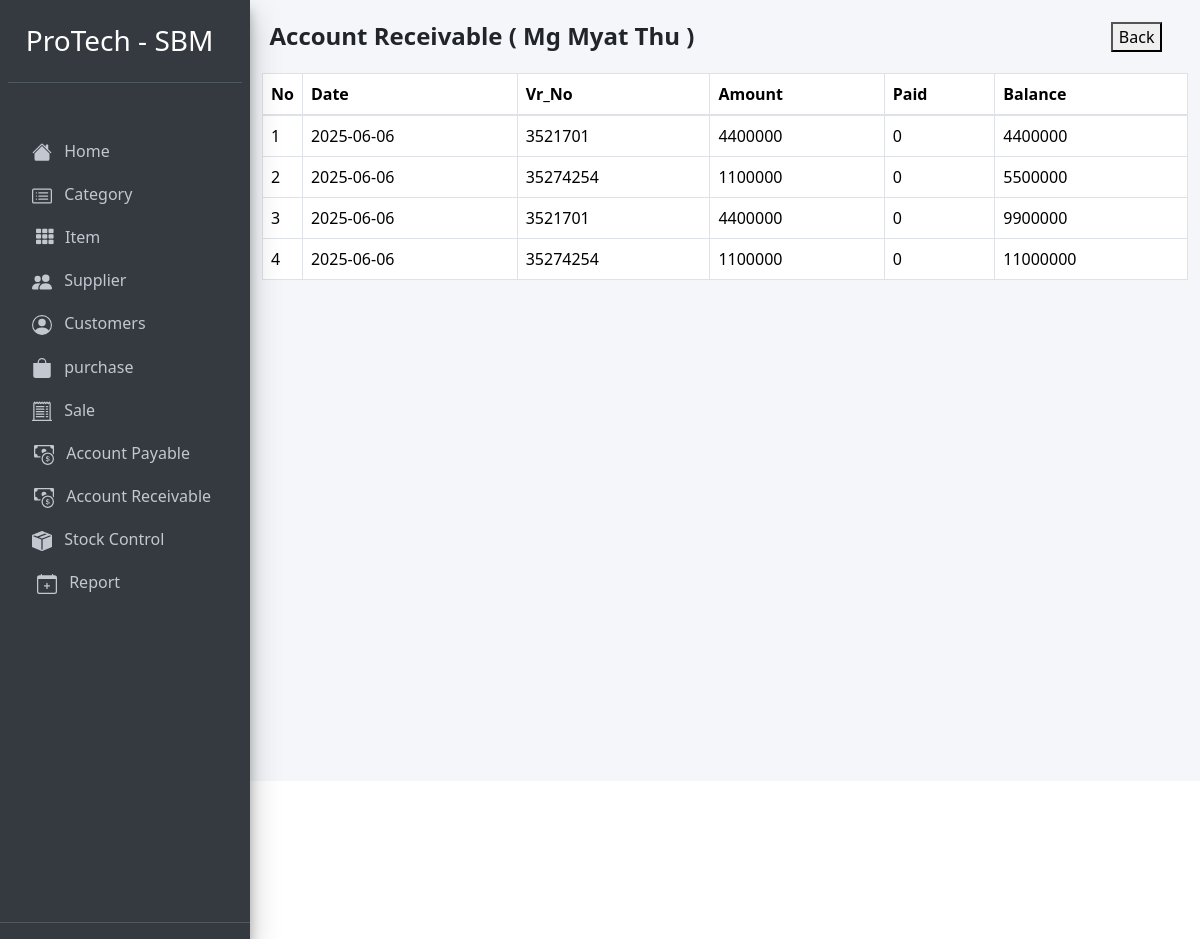
Page /account_receivable_detail.php?customer_id=3002 on the earlier database version.
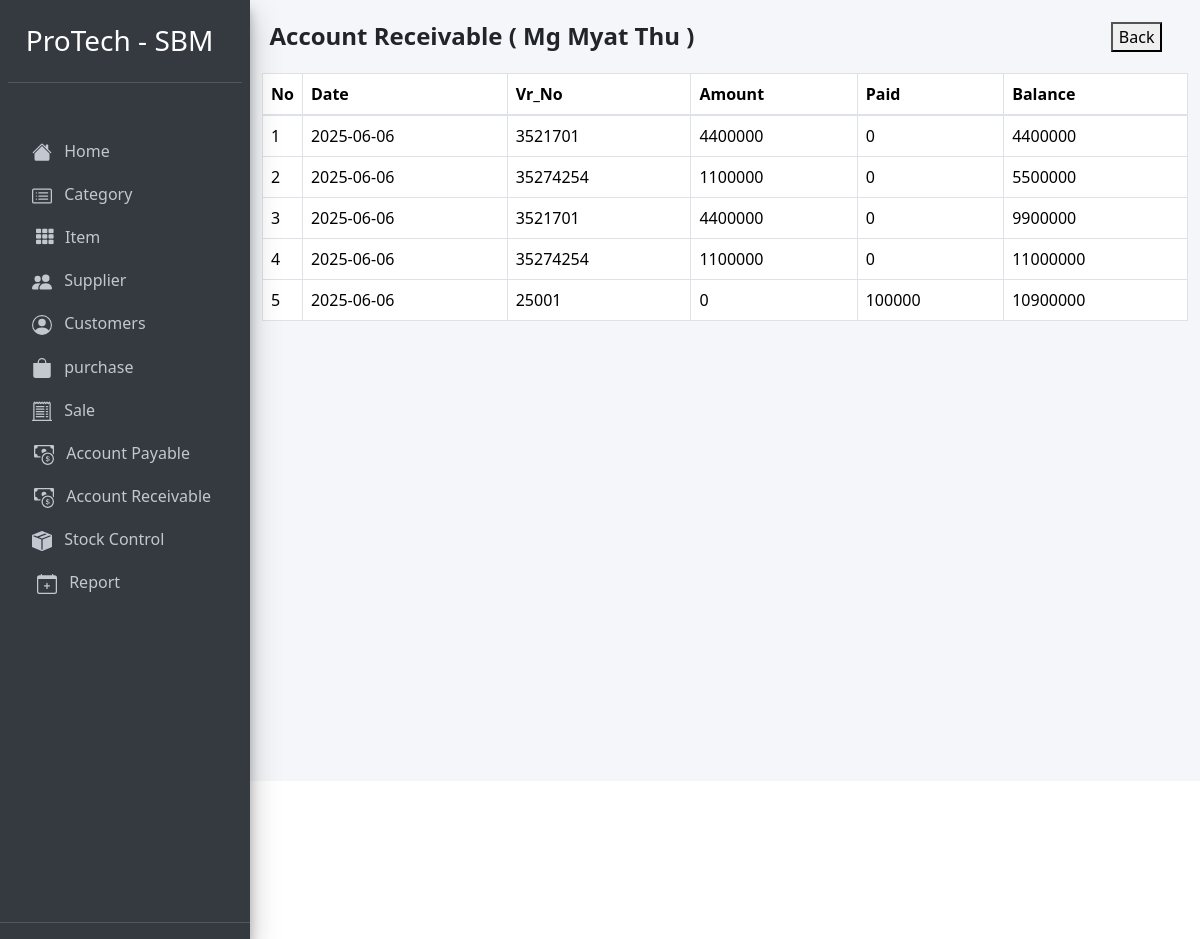
Same page on the later database version.
### tables this page shows
CREATE TABLE `receivable` (
  `id` int(11) NOT NULL,
  `date` date NOT NULL,
  `vr_no` varchar(255) NOT NULL,
  `customer_id` varchar(255) NOT NULL,
  `amount` int(11) NOT NULL,
  `paid` int(11) NOT NULL,
  `balance` int(11) NOT NULL,
  `sale_id` int(11) NOT NULL
);

### account_receivable_detail.php (the view, shortened to what this page needs)
<?php
require '../Config/config.php';
  ?>
  <?php include 'header.php'; ?>
<?php
    $customer_id = $_GET['customer_id'];
    $receivablestmt = $pdo->prepare("SELECT * FROM receivable WHERE customer_id='$customer_id'");
    $receivablestmt->execute();
    $receivabledata = $receivablestmt->fetchAll();
    $customerstmt = $pdo->prepare("SELECT * FROM customer WHERE customer_id='$customer_id'");
    $customerstmt->execute();
    $customer = $customerstmt->fetch(PDO::FETCH_ASSOC);
 ?>
<div class="container">
  <div class="d-flex" style="margin-top:-17px;">
    <h4 class="col-11"><b>Account Receivable ( <?php echo $customer['customer_name']; ?> )</b></h4>
    <a href="account_receivable.php"><button class="">Back</button></a>
  </div>
  <div class="outer" style="margin-top:-10px;">
    <table class="table table-bordered mt-4 table-hover">
      <thead>
        <tr>
          <th style="width: 10px">No</th>
          <th>Date</th>
          <th>Vr_No</th>
          <th>Amount</th>
          <th>Paid</th>
          <th>Balance</th>
        </tr>
      </thead>
      <tbody>
        <?php
          if ($receivabledata) {
            $id = 1;
            foreach ($receivabledata as $value) {
         ?>
        <tr>
          <td><?php echo $id; ?></td>
          <td><?php echo $value['date'];?></td>
          <td><?php echo $value['vr_no'];?></td>
          <td><?php echo $value['amount'];?></td>
          <td><?php echo $value['paid'];?></td>
          <td><?php echo $value['balance'];?></td>
        </tr>
        <?php
          $id++;
            }
          }
         ?>
      </tbody>
    </table>
  </div>
</div>
  <br><br><br><br><br><br><br><br><br><br><br><br><br><br><br><br><br><br>

Differences in the rows shown:
added receivable: date "2025-06-06", vr_no "25001", amount "0", paid "100000", balance "10900000"
